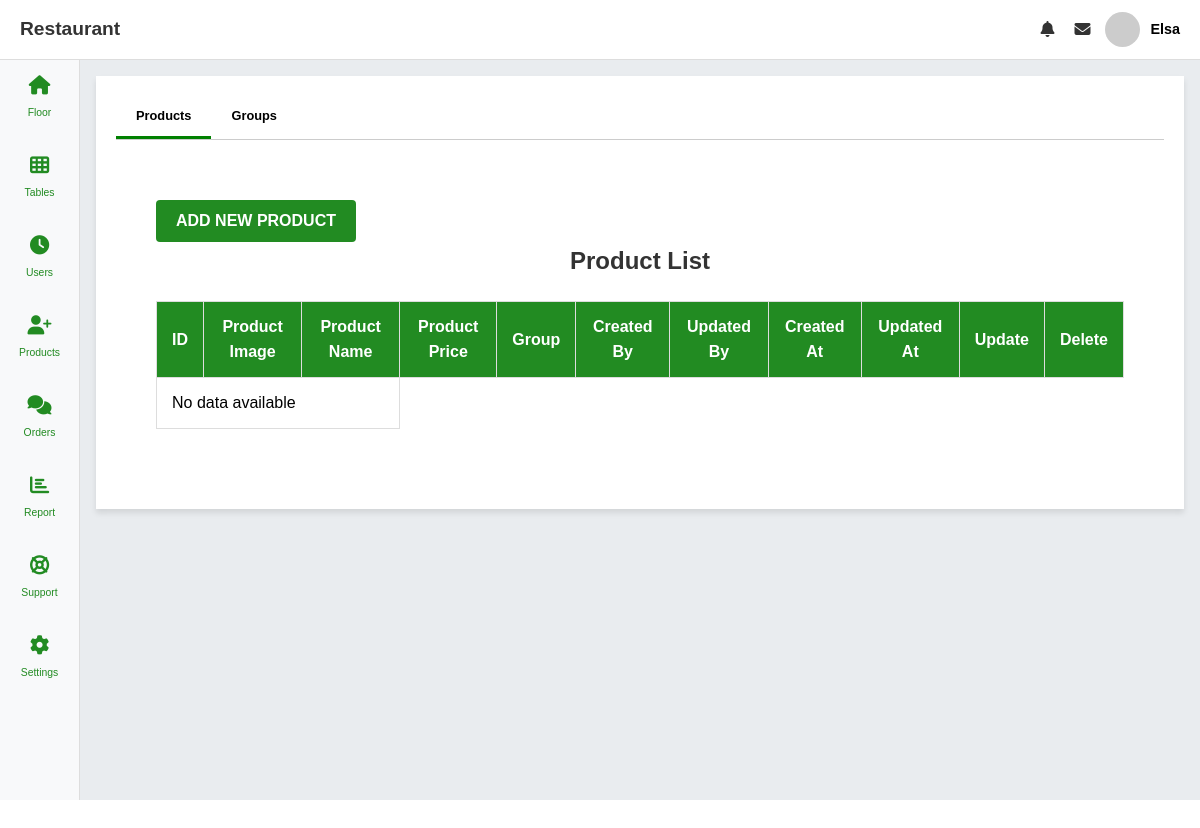
Before: /products.php (signed in) with the older database file.
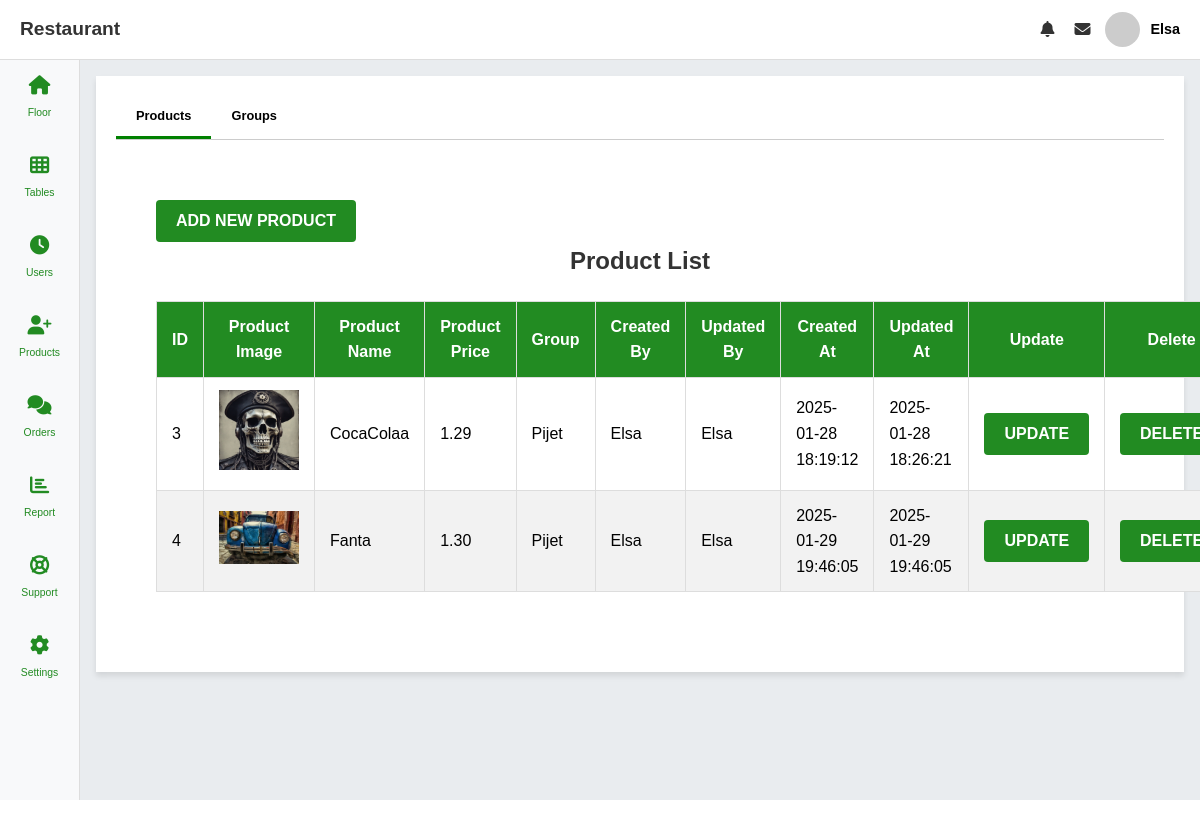
After: the same page with the newer database file.
### tables this page shows
CREATE TABLE `products` (
  `id` int(11) NOT NULL,
  `image` varchar(255) DEFAULT NULL,
  `name` varchar(100) DEFAULT NULL,
  `price` decimal(10,2) DEFAULT NULL,
  `group_id` int(11) DEFAULT NULL,
  `created_at` timestamp NOT NULL DEFAULT current_timestamp(),
  `updated_at` timestamp NOT NULL DEFAULT current_timestamp() ON UPDATE current_timestamp(),
  `created_by` varchar(100) DEFAULT NULL,
  `updated_by` varchar(100) DEFAULT NULL
);

CREATE TABLE `groups` (
  `id` int(11) NOT NULL,
  `group_name` varchar(50) DEFAULT NULL,
  `created_at` timestamp NOT NULL DEFAULT current_timestamp(),
  `updated_at` timestamp NOT NULL DEFAULT current_timestamp() ON UPDATE current_timestamp(),
  `created_by` varchar(100) DEFAULT NULL,
  `updated_by` varchar(100) DEFAULT NULL
);

### classes/Products.php (called while the page is built, shortened)
<?php
class Products
{
    public function getProducts()
    {
        $config = new Database();
        $conn = $config->getConnection();
        $sql = "SELECT p.*, g.group_name FROM products p
                LEFT JOIN groups g ON g.id = p.group_id";
        $result = mysqli_query($conn, $sql);
        $products = [];
        if (mysqli_num_rows($result) > 0) {
            while ($row = mysqli_fetch_assoc($result)) {
                $products[] = $row;
            }
        }
        return $products;
    }
}

### products.php (the view, shortened to what this page needs)
<?php
require_once 'includes/header.php';
require_once 'classes/Products.php';
$tables = new Products();
$getTables = $tables->getProducts();
?>
<div class="tables" style="width: 100%!important;">
    <div class="tables-head">
        <ul>
            <li class="tab active" data-tab="outdoor"><a href="products.php?ID=1">Products</a></li>
            <li class="tab" data-tab="terrace"><a href="products.php?ID=2">Groups</a></li>
        </ul>
    </div>
    <div class="tables-body">
        <div class="tab-content" id="outdoor">
            <div class="container">
                <button id="addProductButton" class="btn-submit">Add New Product</button>
                <h2>Product List</h2>
                <table id="tablesTable" class="display" style="width:100%">
                    <thead>
                        <tr>
                            <th>ID</th>
                            <th>Product Image</th>
                            <th>Product Name</th>
                            <th>Product Price</th>
                            <th>Group</th>
                            <th>Created By</th>
                            <th>Updated By</th>
                            <th>Created At</th>
                            <th>Updated At</th>
                            <th>Update</th>
                            <th>Delete</th>
                        </tr>
                    </thead>
                    <tbody>
                        <?php if (!empty($getTables)) {
                            foreach ($getTables as $table) { ?>
                                <tr>
                                    <td><?php echo htmlspecialchars($table['id']); ?></td>
                                    <td><img src="assets/<?php echo htmlspecialchars($table['image']); ?>" alt="" style="width:80px"></td>
                                    <td><?php echo htmlspecialchars($table['name']); ?></td>
                                    <td><?php echo htmlspecialchars($table['price']); ?></td>
                                    <td><?php echo htmlspecialchars($table['group_name']); ?></td>
                                    <td><?php echo htmlspecialchars($table['created_by']); ?></td>
                                    <td><?php echo htmlspecialchars($table['updated_by']); ?></td>
                                    <td><?php echo htmlspecialchars($table['created_at']); ?></td>
                                    <td><?php echo htmlspecialchars($table['updated_at']); ?></td>
                                    <td><button class="btn-submit btn-update-product" data-id="<?php echo $table['id']; ?>">Update</button></td>
                                    <td><button class="btn-submit btn-delete-product" data-id="<?php echo $table['id']; ?>">Delete</button></td>
                                </tr>
                            <?php }
                        } else { ?>
                            <tr>
                                <td colspan="3">No data available</td>
                            </tr>
                        <?php } ?>
                    </tbody>
                </table>
            </div>
        </div>
    </div>
</div>
<?php
require_once 'includes/footer.php';
?>

### includes/header.php (shortened to what this page needs)
<!DOCTYPE html>
<html lang="en">
<head>
    <link rel="stylesheet" href="assets/css/style.css" />
    <link rel="stylesheet" href="https://cdnjs.cloudflare.com/ajax/libs/font-awesome/6.7.1/css/all.min.css"
 />
    <link rel="stylesheet" href="https://cdn.datatables.net/1.13.6/css/jquery.dataTables.min.css">
</head>
<body>
    <div class="navbar">
        <div class="logo">Restaurant</div>
        <div class="nav-items">
            <a href="#"><i class="fa fa-bell"></i></a>
            <a href="#"><i class="fa fa-envelope"></i></a>
            <div class="profile">
                <img src="https://via.placeholder.com/40" alt="Profile Picture" />
                <span><?php echo $_SESSION['username'];?></span>
            </div>
        </div>
    </div>
    <div class="sidebar">
        <a href="index.php" id="Floor"><i class="icon fa fa-home"></i> <span>Floor</span></a>
        <a href="tables.php?ID=1" id="Tables"><i class="icon fa fa-th"></i> <span>Tables</span></a>
        <a href="users.php?ID=1" id="Users"><i class="icon fa fa-clock"></i> <span>Users</span></a>
        <a href="products.php?ID=1" id="Products"><i class="icon fa fa-user-plus"></i> <span>Products</span></a>
        <a href="orders.php" id="Orders"><i class="icon fa fa-comments"></i> <span>Orders</span></a>
        <a href="#"><i class="icon fa fa-chart-bar"></i> <span>Report</span></a>
        <a href="support.php"><i class="icon fa fa-life-ring"></i> <span>Support</span></a>
        <a href="#"><i class="icon fa fa-gear"></i> <span>Settings</span></a>
    </div>
    <div class="main-content">

### includes/footer.php
</body>
</html>

### assets/css/style.css (style rules this page uses)
* { margin: 0; padding: 0; box-sizing: border-box; }
:root { --spacer: 2rem; --primary-color: #228b22; --secondary-color: #000; }
h1, h2, h3, h4, h5, h6 { font-weight: bold; }
h2 { font-size: 2rem; }
a { text-decoration: none; color: #000; }
body { font-family: "Poppins", sans-serif; line-height: 1.6; height: 100vh; overflow: hidden; }
.sidebar { position: fixed; top: 60px; left: 0; width: 80px; height: calc(100vh - 60px); background-color: #f8f9fa; display: flex; flex-direction: column; border-right: 1px solid #ddd; overflow-y: auto; }
.sidebar a { padding: 1rem; text-decoration: none; color: var(--primary-color); font-size: 1.2rem; display: flex; flex-direction: column; text-align: center; width: 100%; height: 80px; }
.sidebar a span { padding-top: 10px; font-size: 0.65rem; }
.navbar { position: fixed; top: 0; left: 0; width: 100%; height: 60px; background-color: #fff; display: flex; justify-content: space-between; align-items: center; padding: 0 20px; border-bottom: 1px solid #ddd; z-index: 1000; }
.navbar .logo { font-size: 1.2rem; font-weight: bold; color: #333; }
.navbar .nav-items { display: flex; align-items: center; }
.navbar .nav-items a { margin-left: 20px; text-decoration: none; color: #333; font-size: 1rem; }
.navbar .profile { display: flex; align-items: center; margin-left: 15px; }
.navbar .profile img { width: 35px; height: 35px; border-radius: 50%; margin-right: 10px; }
.navbar .profile span { font-weight: bold; font-size: 0.9rem; }
.main-content { margin-left: 80px; margin-top: 60px; padding: 1rem; height: calc(100vh - 60px); overflow-y: auto; background-color: #e9ecef; }
.tables { width: 65%; min-width: 250px; background-color: #fff; padding: 20px; box-shadow: 0 4px 6px rgba(0, 0, 0, 0.1); }
.tables-head ul li { padding: 10px 20px; cursor: pointer; font-weight: bold; color: #555; }
.tables-head ul li.active { color: green; border-bottom: 3px solid green; }
.tables-body { padding-top: 10px; }
.tables-head ul { list-style: none; display: flex; margin: 0; padding: 0; border-bottom: 1px solid #ccc; }
.tables-head ul li { padding: 10px 20px; cursor: pointer; font-weight: bold; color: #555; transition: color 0.3s ease, border-bottom 0.3s ease; font-size: 0.8rem; }
.tab-content { padding: 20px; margin-top: 10px; }
.btn-submit { padding: 12px 20px; font-size: 16px; color: white; background-color: var(--primary-color); border: none; border-radius: 4px; cursor: pointer; text-transform: uppercase; font-weight: bold; }
.form-container h1, h2 { margin-bottom: 20px; font-size: 28px; color: #2c3e50; font-weight: bold; }
table { width: 100%; border-collapse: collapse; margin: 20px 0; font-size: 16px; text-align: left; }
table thead tr { background-color: var(--primary-color); color: #fff; text-align: center; font-weight: bold; }
table th, table td { padding: 12px 15px; border: 1px solid #ddd; }
table tbody tr:nth-child(even) { background-color: #f2f2f2; }
.container { padding: 20px; font-family: Arial, sans-serif; }
.container h2 { text-align: center; margin-bottom: 20px; font-size: 24px; color: #333; }
.profile { position: relative; display: inline-block; }
.profile img, .profile ul { pointer-events: auto; }

Changed rows visible on the page:
added products: id "3", image (picture), name "CocaColaa", price "1.29", group.group_name "Pijet", created_by "Elsa", updated_by "Elsa", created_at "2025-01-28 18:19:12", updated_at "2025-01-28 18:26:21"
added products: id "4", image (picture), name "Fanta", price "1.30", group.group_name "Pijet", created_by "Elsa", updated_by "Elsa", created_at "2025-01-29 19:46:05", updated_at "2025-01-29 19:46:05"
Other visible differences:
text no longer shown: "No data available"
